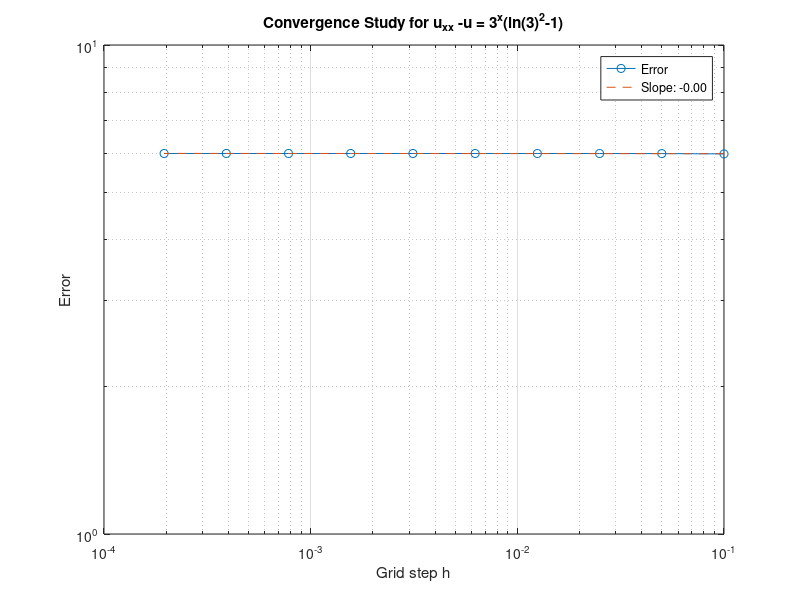

Reproduce this figure in MATLAB.
h_values = 0.1 ./ (2.^(0:10-1)); 
errors = zeros(size(h_values)); 

for i = 1:length(h_values)
    h = h_values(i);

    x = (0:h:1)';
    m = length(x);
    e = ones(m, 1);
    
    Dxx = spdiags([e (-2*e - h*h*e) e], [-1 0 1], m, m);


    Dxx(1,1) = -(2+h*h);;
    Dxx(m,m) = -(2+h*h);;
    Dxx(1,2) =0;
    Dxx(m, m-1)=0;
    %disp(Dxx)
    
    Dxx = Dxx / h^2;

    f = 3.^x * (log(3)*log(3)-1);
    f(1) = f(1) + 2*1/h^2
    f(m) = f(m) + 2*3/h^2
    u_numerical = Dxx \ f;


    u_analytical = 3.^x;
    
    errors(i) = max(abs(u_numerical - u_analytical));
end


figure;
loglog(h_values, errors, '-o');
xlabel('Grid step h');
ylabel('Error');
title('Convergence Study for u_{xx} -u = 3^{x}(ln(3)^2-1)');
grid on;


p = polyfit(log(h_values), log(errors), 1);
hold on;
loglog(h_values, exp(polyval(p, log(h_values))), '--', 'DisplayName', sprintf('Slope: %.2f', p(1)));
legend('Error', sprintf('Slope: %.2f', p(1)), 'Location', 'best');
hold off;
exportgraphics(gcf, "6d2.png", 'Resolution', 300);
